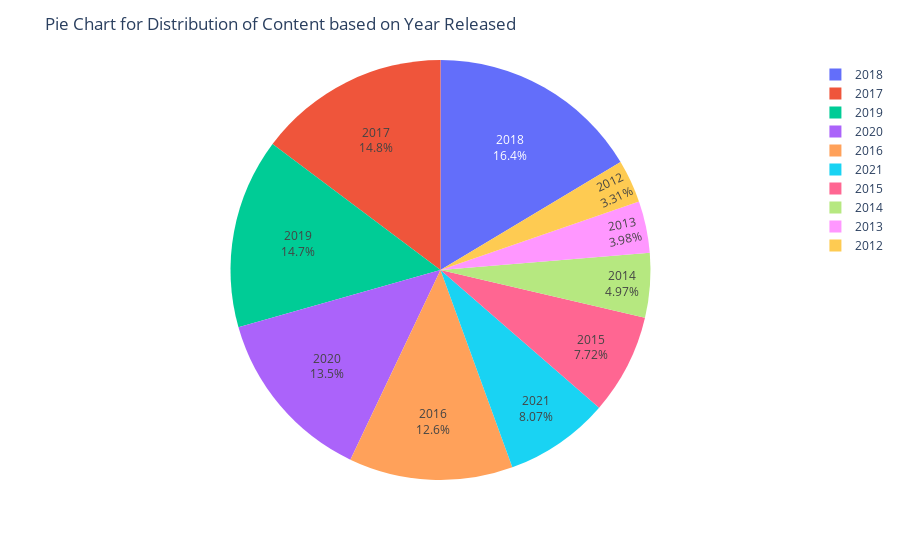

Here is the notebook cell this chart was saved with:
### Markdown cell above
**Inference**

* Netflix has 70% of its content as movies.

* TV Shows are clearly lesser than Movies.

### Code cell
top_release_years = df['release_year'].value_counts().head(10)

# Create the pie chart
fig = px.pie(values=top_release_years, names=top_release_years.index, labels=top_release_years.index)
fig.update_layout(title="Pie Chart for Distribution of Content based on Year Released")
fig.update_traces(textposition='inside', textinfo='percent+label')

# Show the chart
fig.show()

### Figure 1 — Plotly figure (JSON) as saved in the notebook; plotly's stock layout.template omitted (floating-point values rounded to 4 significant figures)
{"data": [{"domain": {"x": [0, 1], "y": [0, 1]}, "hovertemplate": "label=%{label}<br>value=%{value}<extra></extra>", "labels": [2018, 2017, 2019, 2020, 2016, 2021, 2015, 2014, 2013, 2012], "legendgroup": "", "name": "", "showlegend": true, "textinfo": "percent+label", "textposition": "inside", "type": "pie", "values": [1136, 1022, 1015, 938, 874, 559, 535, 344, 276, 229]}], "layout": {"legend": {"tracegroupgap": 0}, "margin": {"t": 60}, "title": {"text": "Pie Chart for Distribution of Content based on Year Released"}}}
